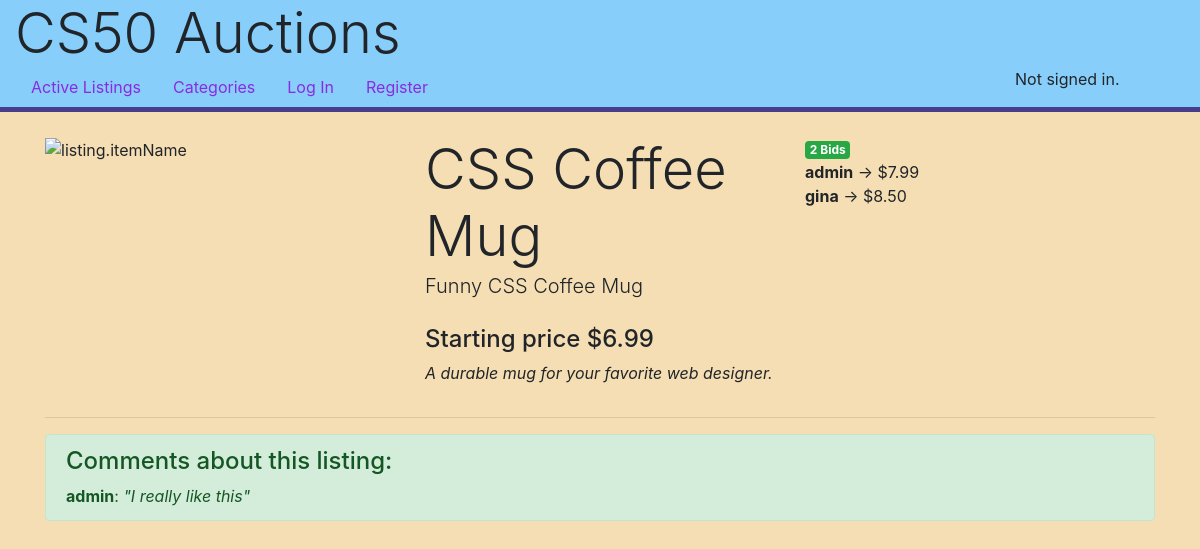
/listing/4, run on the app's committed database.
### auctions/models.py (models this page shows, shortened)
class Listing(models.Model):
    itemName = models.CharField(max_length=64)
    itemShortDescription = models.CharField(max_length=24)
    itemLongDescription = models.TextField()
    setPrice = models.DecimalField(max_digits=7,decimal_places=2)
    listedBy = models.ForeignKey(
        User,
        on_delete=models.CASCADE,
        related_name="listings"
    )
    category = models.ForeignKey(
        Category,
        on_delete=models.SET_NULL,
        blank=True,
        null=True,
        related_name="listings"
    )
    imageURL = models.URLField()
    isOpen = models.BooleanField(default=True)

class Bid(models.Model):
    user = models.ForeignKey(
        User,
        on_delete=models.CASCADE,
        related_name="bids"
    )
    listing = models.ForeignKey(
        Listing,
        on_delete=models.CASCADE,
        related_name="bids"
    )
    amount = models.DecimalField(max_digits=7,decimal_places=2)
    date = models.DateField(auto_now=True)
    time = models.TimeField(auto_now=True)

class User(AbstractUser):
    pass

class Comment(models.Model):
    listing = models.ForeignKey(
        Listing,
        on_delete=models.CASCADE,
        related_name="comments"
    )
    user = models.ForeignKey(
        User,
        on_delete=models.CASCADE,
        related_name="comments"
    )
    comment = models.TextField()
    date = models.DateField(auto_now=True)
    time = models.TimeField(auto_now=True)

### auctions/views.py (the view)
# urls.py: path("listing/<int:listing_id>", views.listing, name="listing"),
def listing(request, listing_id):
    watches = Watch.objects.filter(listing=listing_id).count()
    listing = Listing.objects.get(pk=listing_id)
    bids = Bid.objects.all().filter(listing=listing_id)
    currentBid = Bid.objects.all().filter(listing=listing_id).last()
    if currentBid != None:
        currentBid = float(currentBid.amount) + .01
    comments = Comment.objects.all().filter(listing=listing_id)
    return render(request, "auctions/listing.html", {
        "listing": listing,
        "bids": bids,
        "currentBid": currentBid,
        "comments": comments,
        "watches": watches,
    })

### auctions/templates/auctions/listing.html (shortened to what this page needs)
{% extends "auctions/layout.html" %}
{% block body %}
    <div class="container">
        <br/>
        <div class="row">
            <div class="col-4">
                <img src="{{listing.imageURL}}" class="img-fluid" alt="listing.itemName">
            </div>
            <div class="col-4">
                <div class="display-4">{{listing.itemName}}</div>
                <div class="lead">{{listing.itemShortDescription}}</div>
                <br/>
                <h4>Starting price ${{ listing.setPrice }}</h4>
                <p><i>{{listing.itemLongDescription}}</i></p>
            </div>
            <div class="col-4">
                {% if listing.bids.count > 0 %}
                    {% if listing.bids.count == 1 %}
                        <span class="badge badge-success">{{listing.bids.count}} Bid</span>
                    {% else %}
                        <span class="badge badge-success">{{listing.bids.count}} Bids</span>
                    {% endif %}
                    {% for bid in bids %}
                        <div title="{{bid.date}} @ {{bid.time}}"><strong>{{ bid.user }}</strong> &rarr; ${{ bid.amount }} </div>
                    {% endfor %}
                {% else %}
                    <span class="badge badge-success">0 Bids</span>
                {% endif %}
            </div>
        </div>
        <hr>
        <div class="row">
            <div class="col">
                <div class="alert alert-success" role="alert">
                    {% if listing.comments.count > 0 %}
                        <h4>Comments about this listing:</h4>
                        <ul class="comment">
                            {% for comment in comments %}
                                <li><strong>{{comment.user}}</strong>: <i>"{{comment.comment}}"</i></li>
                            {% endfor%}
                        </ul>
                    {% else %}
                        <p><i>No comments yet...</i></p>
                    {% endif %}
                </div>
            </div>
        </div>
    </div>
{% endblock %}

### auctions/static/auctions/styles.css (style rules this page uses)
body { background-color:wheat; }
ul.comment { list-style-type: none; margin: 0; padding: 0; }

### data on the page
Listing: itemName "CSS Coffee Mug", itemShortDescription "Funny CSS Coffee Mug", setPrice "6.99", itemLongDescription "A durable mug for your favorite web designer.", bids.count "2"
Bid: user "admin", amount "7.99"
Bid: user "gina", amount "8.50"
Comment: user "admin", comment "I really like this"
